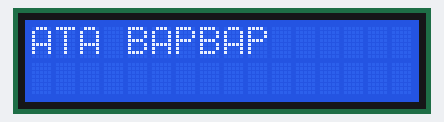
The sketch below on a simulated Arduino Uno, built with avr-gcc and run on an emulated ATmega328P. Parts: 16×2 character LCD.

Above: at 0.13 s.
At 0.88 s:
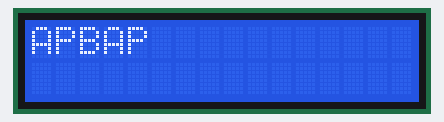
At 1.6 s:
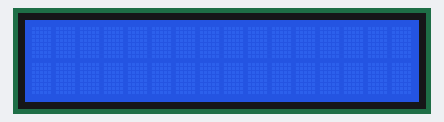
At 4.04 s:
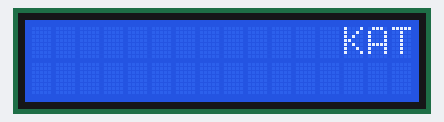
At 5.24 s:
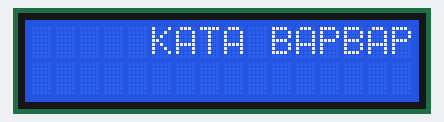
At 6.59 s:
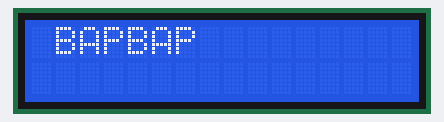

Measured:
- by itself, everything shown: repeats every 6.0 s, in 27 steps
- what the display in image 2 shows lasts 2.1 s, from 1.6 s to 3.7 s

The sketch:

sketch_oct28a.ino
```cpp
// Подключаем библиотеку для работы с жидкокристаллическим
// экраном (англ. Liquid Crystal Display или просто LCD)
#include <LiquidCrystal.h>
// Объявляем объект, для управления дисплеем. Для его создания
// необходимо указать номера пинов, к которым он подключен в
// порядке: RS E DB5 DB6 DB7 DB8
LiquidCrystal lcd(13, 12, 11, 10, 9, 8);
void setup()
{
 // начинаем работу с экраном. Сообщаем объекту количество
 // строк и столбцов. Опять же, вызывать pinMode не требуется:
 // функция begin сделает всё за нас
 lcd.begin(16, 2);
 // печатаем сообщение на первой строке
 // lcd.print("Zhmyshenko Valeriy Albertovich");
  lcd.print("KATA BAPBAP");
}
void loop()
{
 // скроллим строку раз в 150мс
  lcd.scrollDisplayLeft();
  delay(150);
}
```
